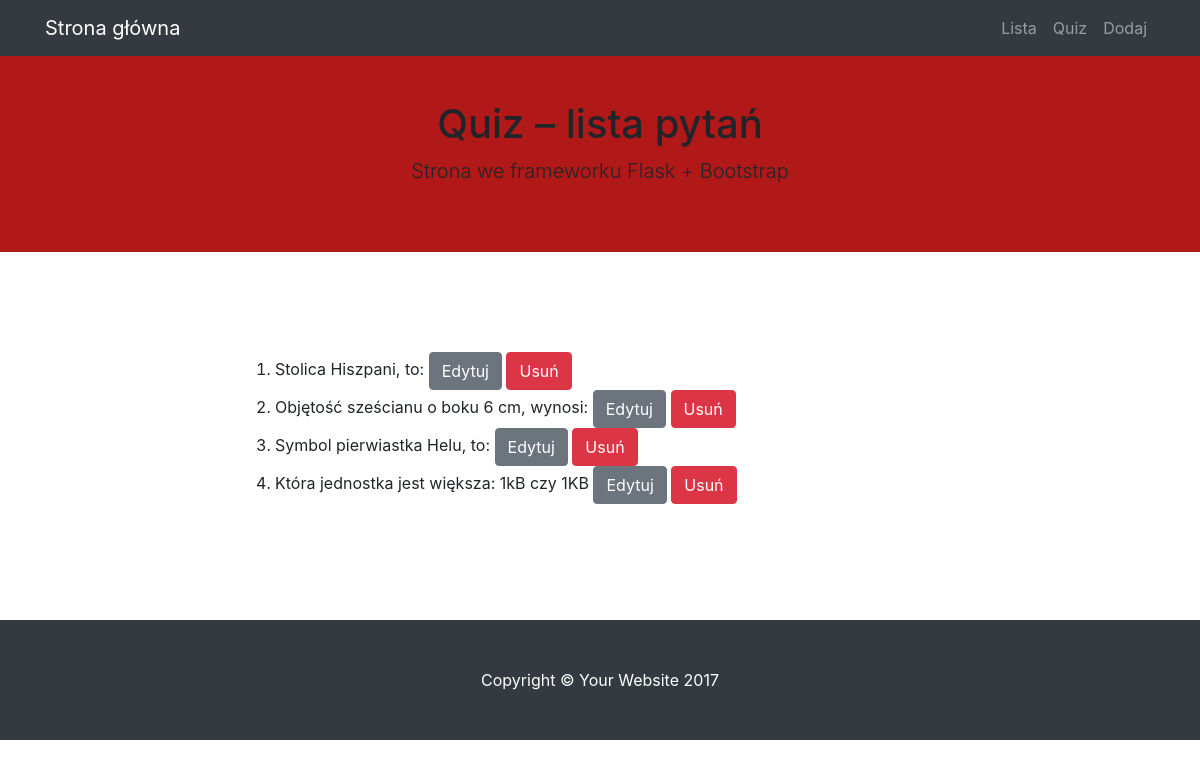
The app's page /lista, older data.
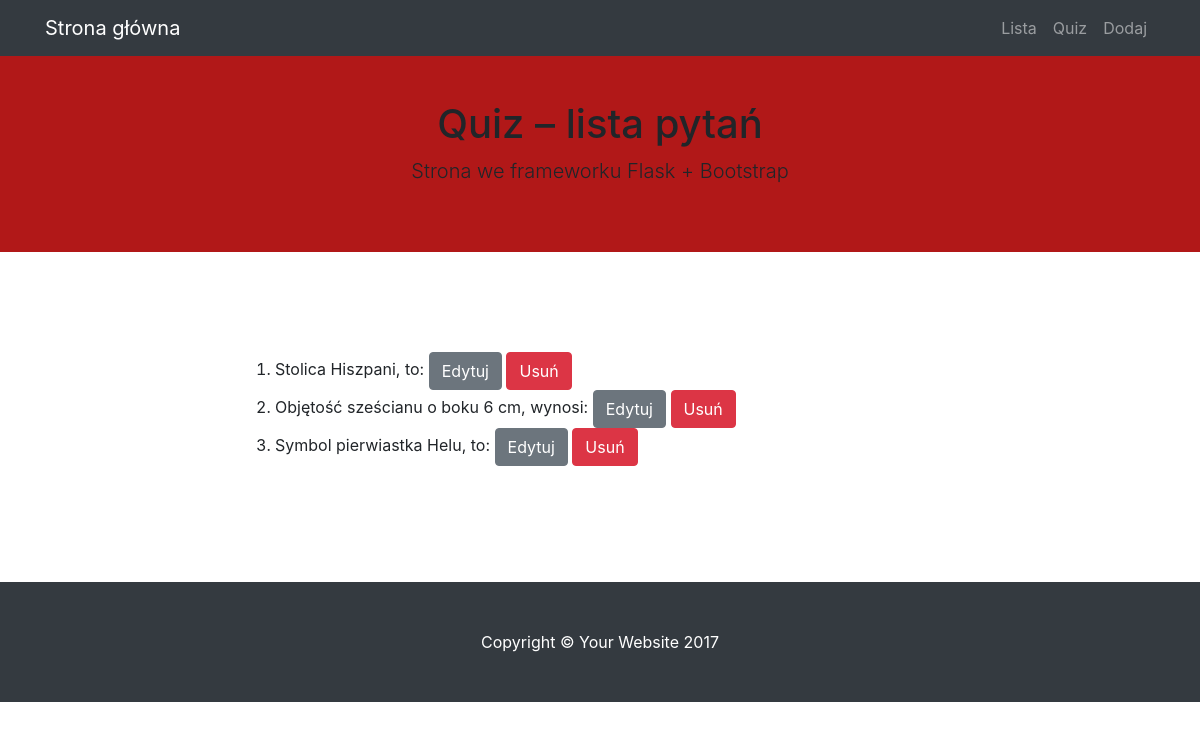
The same page, newer data.
### modele.py (models this page shows)
class BazaModel(Model):
    class Meta:
        database = baza

class Pytanie(BazaModel):
    pytanie = CharField(null=False)
    kategoria = ForeignKeyField(Kategoria, related_name='pytania')

### views.py (the view)
@app.route("/lista")
def lista():
    pytania = Pytanie().select()
    if not pytania.count():
        pass
    return render_template('lista.html', pytania=pytania)

### quiz.py (called while the page is built)
@app.before_request
def before_request():
    g.db = baza
    g.db.connect()

@app.after_request
def after_request(response):
    g.db.close()
    return response

### templates/lista.html (shortened to what this page needs)
{% extends "szablon.html" %}
{% block h1 %}Quiz – lista pytań{% endblock %}
{% block tresc %}
    <ol>
    {% for p in pytania %}
        <li>{{ p.pytanie }}
            <a href="{{ url_for('edytuj', pid=p.id) }}" class="btn btn-secondary">Edytuj</a>
            <a href="{{ url_for('usun', pid=p.id) }}" class="btn btn-danger">Usuń</a>
        </li>
    {% endfor %}
    </ol>
{% endblock %}

Row changes from the older to the newer data that the page shows:
removed Pytanie: pytanie "Która jednostka jest większa: 1kB czy 1KB"
